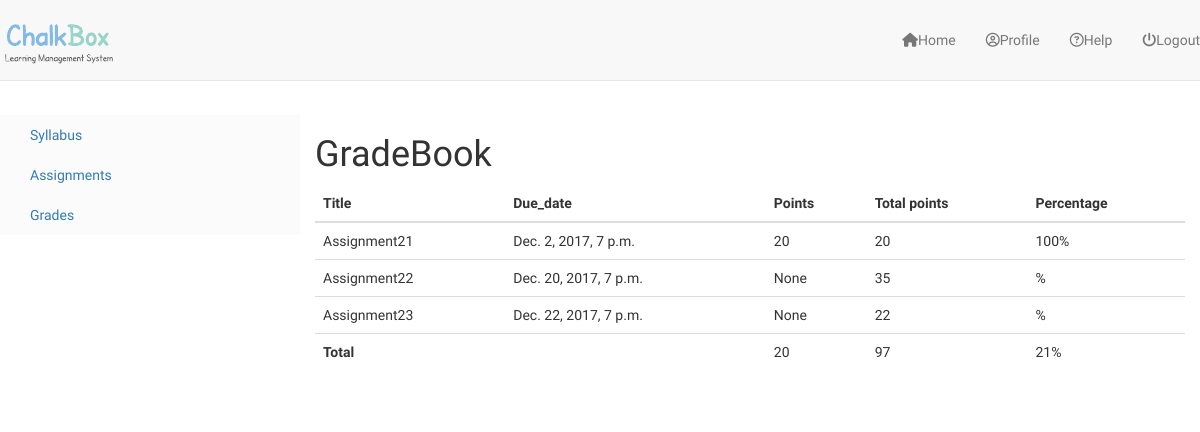
The page /courses/2/submissions/grades/ (signed in) on the database as committed earlier.
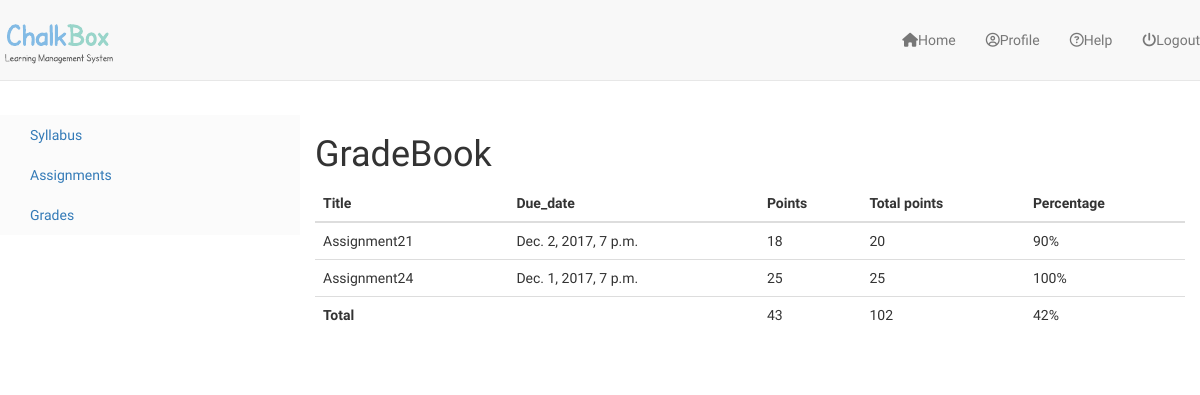
The same page on the database as committed later.
### submissions/models.py (models this page shows, shortened)
class Submission(models.Model):
    course = models.ForeignKey(Course)
    user = models.ForeignKey(User)
    assignment = models.ForeignKey(Assignment)
    submission	= models.FileField(null=True, blank=True)
    points	= models.IntegerField(null=True, blank=True)
    total_points	= models.IntegerField(null=True, blank=True)
    comments = models.TextField(blank=True)
    updated	= models.DateTimeField(auto_now=True)

### assignments/models.py (models this page shows, shortened)
class Assignment(models.Model):
	course = models.ForeignKey(Course)
	title = models.CharField(max_length=120, unique=True)
	due_date = models.DateTimeField()
	total_points	= models.IntegerField()
	description = models.TextField(blank=True)
	updated     = models.DateTimeField(auto_now=True)
	timestamp   = models.DateTimeField(auto_now_add=True)
	question	= models.FileField(null=True, blank=True)
	publish		= models.BooleanField(default=False)
	def is_past_due(self):
		return timezone.now() > self.due_date

### submissions/views.py (the view)
def student_grade(request, cid=None):
	submissions = Submission.objects.all().filter(course__id=cid, user__id=request.user.id, assignment__due_date__lte=timezone.now())
	points = 0
	total_points = 0
	assignments = Assignment.objects.all().filter(course__id=cid)
	for assignment in assignments:
		if assignment.is_past_due():
			total_points += assignment.total_points
	for sub in submissions:
		if sub.points:
			points += sub.points
	context = {
		"object_list": submissions,
		"points": points,
		"total": total_points,
		"id": cid,
	}
	return render(request, "submission/student_grade.html", context)

### accounts/models.py (called while the page is built)
	@property
	def is_staff(self):
		return self.staff

### templates/submission/student_grade.html (shortened to what this page needs)
{% extends "base_navbar.html" %}
{% block content %}
<div class="modal-body row">
	{% include "side_bar.html" with cid=id %}
    <div class="col-md-9">
    <div class="content">
	<h1>GradeBook</h1>
	<table class="table">
		<thead>
		    <tr>
		      <th scope="col">Title</th>
		      <th scope="col">Due_date</th>
		      <th scope="col">Points</th>
		      <th scope="col">Total points</th>
		      <th scope="col">Percentage</th>
		    </tr>
		</thead>
		<tbody>
	       	{% for obj in object_list %}
	       	{%  widthratio obj.points obj.assignment.total_points 100 as ratios %}
			    <tr>
			      <td>{{ obj.assignment.title }}</td>
			      <td>{{ obj.assignment.due_date }}</td>
			      <td>{{ obj.points }}</td>
			      <td>{{ obj.assignment.total_points }}</td>
			      <td>{{ ratios }}%</td>
			    </tr>
	       	{% endfor %}
	       	    <tr>
			     {%  widthratio points total 100 as percent %}
			      <td><b>Total</b></td>
			      <td></td>
			      <td>{{ points }}</td>
			      <td>{{ total }}</td>
			      <td>{{ percent }}%</td>
			    </tr>
       	</tbody>
	</table>
	</div>
    </div>
</div>
{% endblock %}

### templates/base_navbar.html (shortened to what this page needs)
{% extends "base.html" %}
{% block navbar %}
<div id="navbar" class="navbar-collapse collapse">
  <ul class="nav navbar-nav navbar-right">
      <li class="nav-item">
        <a class="nav-link" href='{% url "home" %}'><i class="fa fa-home" aria-hidden="true"></i>Home<span class="sr-only">(current)</span></a>
      </li>
      <li class="nav-item">
        <a class="nav-link" href='{% url "profile:user_profile" %}'><i class="fa fa-user-circle-o" aria-hidden="true"></i>Profile <span class="sr-only">(current)</span></a>
      </li>
      <li class="nav-item">
        <a class="nav-link" href="{% url 'help' %}"><i class="fa fa-question-circle-o" aria-hidden="true"></i>Help <span class="sr-only">(current)</span></a>
      </li>
      <li class="nav-item">
        <a class="nav-link" href="{% url 'logout' %}"><i class="fa fa-power-off" aria-hidden="true"></i>Logout <span class="sr-only">(current)</span></a>
      </li>
    </ul>
</div>
{% endblock %}

### templates/base.html (shortened to what this page needs)
{% load staticfiles %}
<!doctype html>
<html lang="en">
		<head>
				{% include 'head_css.html' %}
		</head>
		<body>
			<header>
				<nav class="navbar navbar-default navbar-static-top">
					<div class="navbar-header">
					    <a class="navbar-brand" href='{% url "home" %}'><img src="{% static 'img/CBtemp.png' %}" /></a>
					</div>
					{% block navbar %}
					{% endblock %}
				</nav>
			</header>
			{% block content %}
			{% endblock %}
		</body>
</html>

### templates/head_css.html (shortened to what this page needs)
{% load staticfiles %}
    <link href="{% static 'css/bootstrap.min.css' %}" rel="stylesheet">
    <link href="{% static 'css/ie10-viewport-bug-workaround.css' %}" rel="stylesheet">
    <link href="{% static 'css/navbar-static-top.css' %}" rel="stylesheet">
    <link href="{% static 'css/custom.css' %}" rel="stylesheet">
    <link rel="stylesheet" href="https://cdnjs.cloudflare.com/ajax/libs/normalize/5.0.0/normalize.min.css">
    <link rel="stylesheet" href="{% static 'css/style.css' %}">

### templates/side_bar.html (shortened to what this page needs)
<div class="col-md-3 light">
  <ul class="nav nav-pills flex-column">
    <li class="nav-item">
      {% if request.user.is_staff %}
        <a class="nav-link" href="{% url 'courses:syllabus_upload' cid=cid %}">Syllabus <span class="sr-only">(current)</span></a>
      {% else %}
        <a class="nav-link" href="{% url 'courses:syllabus_view' cid=cid %}">Syllabus <span class="sr-only">(current)</span></a>
      {% endif %}
    </li>
  </ul>
  <ul class="nav nav-pills flex-column">
    <li class="nav-item">
      <a class="nav-link" href="{% url 'courses:assignments:assignment_home' cid=cid %}">Assignments</a>
    </li>
  </ul>
  <ul class="nav nav-pills flex-column">
    <li class="nav-item">
       {% if request.user.is_staff %}
      <a class="nav-link" href="{% url 'courses:submissions:instructor_grade' cid=cid %}">Grades</a>
      {% else %}
      <a class="nav-link" href="{% url 'courses:submissions:student_grade' cid=cid %}">Grades</a>
      {% endif %}
    </li>
  </ul>
</div>

### templates/javascript.html (shortened to what this page needs)
{% load staticfiles %}

### static_proj/static_root/css/navbar-static-top.css (style rules this page uses)
body { min-height: 2000px; }
.navbar-static-top { margin-bottom: 19px; }

### static_proj/static_root/css/custom.css (style rules this page uses)
.navbar { min-height: 10vh; background-color: #f8f8f8 !important; */ }
.light { background-color: #fbfbfb !important; }
html { height: 100%; margin: 0; padding: 0; border: 0; overflow-x: hidden; }
body { min-height: 100% !important; font-family: 'Quicksand', 'Raleway', sans-serif; margin: 0; padding: 0; border: 0; overflow-x: hidden; }
li { float: left; list-style:none; }
.navbar-nav { margin-top: 15px; margin-right: -15px; margin-bottom: 15px; margin-left: -15px; }
.navbar-brand { padding-left: 0%; }

### static_proj/static_root/css/style.css (style rules this page uses)
*, *:before, *:after { box-sizing: border-box; }

Rows that differ between the two databases and show on the page:
removed Submission: assignment "Assignment22", assignment.due_date "Dec. 20, 2017, 7 p.m.", points "None", assignment.total_points "35"
removed Submission: assignment "Assignment23", assignment.due_date "Dec. 22, 2017, 7 p.m.", points "None", assignment.total_points "22"
changed Submission "Assignment21": points "20" → "18"; ratios "100" → "90"
added Submission: assignment "Assignment24", assignment.due_date "Dec. 1, 2017, 7 p.m.", points "25", assignment.total_points "25", ratios "100"
Other text that changed with them:
{{ points }}: "20" → "43"
{{ total }}: "97" → "102"
{{ percent }}: "21" → "42"
